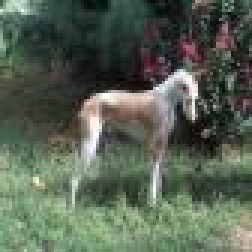
#> input picture Task4/dataset/n02091244/n0209124400000034.jpg, 84 x 84 px, given as the content of the folder splitted_dataset/train/, which was not available (shown 3 times larger)
$ python experiment.py
#> lines starting #> are read from the running program, lines starting #| are printed output that depends on the picture
### Workshop6/HW5_review/Solution_3/custom_transform.py
# inspired by https://kapernikov.com/tutorial-image-classification-with-scikit-learn/
# used code from this article


from skimage.feature import hog
from sklearn.base import BaseEstimator, TransformerMixin
import numpy as np


class HogTransformer(BaseEstimator, TransformerMixin):
    """
    Expects an array of 2d arrays (1 channel images)
    Calculates hog features for each img
    """

    def __init__(self, y=None, orientations=9,
                 pixels_per_cell=(8, 8),
                 cells_per_block=(3, 3), block_norm='L2-Hys'):
        self.y = y
        self.orientations = orientations
        self.pixels_per_cell = pixels_per_cell
        self.cells_per_block = cells_per_block
        self.block_norm = block_norm

    def fit(self, X, y=None):
        return self

    # [13 lines left out: function transform, not called in this run]

### Workshop6/HW5_review/Solution_3/experiment.py
import os
import pprint
pp = pprint.PrettyPrinter(indent=4)

from skimage.io import imread, imshow
import numpy as np
from sklearn.ensemble import RandomForestClassifier, AdaBoostClassifier
from sklearn.svm import SVC

from sklearn.utils import shuffle
from sklearn.pipeline import Pipeline
from sklearn.model_selection import GridSearchCV
from sklearn.metrics import confusion_matrix, precision_score, recall_score, f1_score, plot_confusion_matrix

import matplotlib.pyplot as plt

import custom_transform

from sklearn.linear_model import SGDClassifier
from sklearn.model_selection import cross_val_predict
from sklearn.preprocessing import StandardScaler
import skimage

TRAIN_DIR = "splitted_dataset/train/"
TEST_DIR = "splitted_dataset/test/"
VAL_DIR = "splitted_dataset/val/"

train_images = [TRAIN_DIR+i for i in os.listdir(TRAIN_DIR)]
val_images = [VAL_DIR+i for i in os.listdir(VAL_DIR)]
test_images =[TEST_DIR+i for i in os.listdir(TEST_DIR)]

classes = os.listdir("dataset/")
class_numbers = range(0,16)


def show_images(X, y, idx) :
  """
  Displays image with corresponding label using pyplot
  :param X: dataset with images
  :param y: dataset with labels
  :param idx: index of image to show
  :return:
  """
  image = X[idx]
  imshow(image)
  plt.title("This is a {}".format(y[idx]))
  plt.show()


def prep_data(images):
    """
     This function preprocesses input images. Firstly, it creates two arrays for images and labels, responsively.
    Then, it read images in the mentioned path, transform them to grayscale and put it to the array.
    Next, based on the image name, we create an appropriate label and store it in another array.
    After all, we return prepared dataset.
    :param images: path to the folder with images that will be processed
    :return: array with grayscale images and array with classes of this images
    """
    m = len(images)
    ROWS, COLS, CHANNELS = 84,84,3

    X = np.ndarray((m,ROWS,COLS))
    y = np.zeros((m,1))

    for i, img_file in enumerate(images):
        image = imread(img_file, as_gray=True)
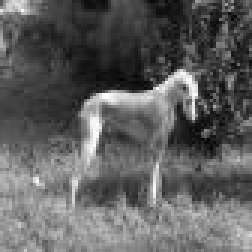
#> image: shape (84, 84) float64 (shown 3 times larger); min 0.0025, max 0.998, mean 0.374
        X[i,:] = image
        for idx, cls in enumerate(classes):
            if cls in img_file.lower():
                y[i,0] = class_numbers[idx]

    y = y.reshape(-1)

    return X, y

def prep_vectors(images):
    """
    Transfors images into feature vectors
    :param images: path to the folder with images that will be processed
    :return: return array with vectors and array with labels
    """
    m = len(images)
    ROWS, COLS, CHANNELS = 84,84,3

    X = np.ndarray((m,ROWS*COLS))
    y = np.zeros((m,1))

    for i, img_file in enumerate(images):
        image = imread(img_file, as_gray=True)
        image = image.reshape(-1)
        X[i,:] = image
        for idx, cls in enumerate(classes):
            if cls in img_file.lower():
                y[i,0] = class_numbers[idx]

    y = y.reshape(-1)

    return X, y

if __name__ == '__main__':
    x_train, y_train = prep_data(train_images)
    x_train, y_train = shuffle(x_train, y_train)

    x_val, y_val = prep_data(val_images)
    x_val, y_val = shuffle(x_val, y_val)

    x_test, y_test = prep_data(test_images)
    x_test, y_test = shuffle(x_test, y_test)

    hogify = custom_transform.HogTransformer(
        pixels_per_cell=(8, 8),
        cells_per_block=(2,2),
        orientations=9,
        block_norm='L2-Hys'
    )
    scalify = StandardScaler()

    HOG_pipeline = Pipeline([
        ('hogify', custom_transform.HogTransformer(
            pixels_per_cell=(8, 8),
            cells_per_block=(2,2),
            orientations=9,
            block_norm='L2-Hys')
        ),
        ('scalify', StandardScaler()),
        ('classify', SGDClassifier(random_state=42, max_iter=1000, tol=1e-3))
    ])

    param_grid = [
        {'hogify__orientations': [9],
        'hogify__cells_per_block': [(3, 3)],
        'hogify__pixels_per_cell': [(8, 8), (14, 14)]},
        {'hogify__orientations': [9],
         'hogify__cells_per_block': [(3, 3)],
         'hogify__pixels_per_cell': [(14, 14)],
         'classify': [
             SGDClassifier(random_state=42, max_iter=1000, tol=1e-3),
             SVC(kernel='linear'),
             SVC(kernel='rbf', gamma='auto'),
             RandomForestClassifier(),
             AdaBoostClassifier(n_estimators=50, learning_rate=1, random_state=0),
             AdaBoostClassifier(n_estimators=10, learning_rate=0.01, random_state=0),
         ]}
    ]

    grid_search = GridSearchCV(HOG_pipeline,
                               param_grid,
                               cv=3,
                               n_jobs=-1,
                               scoring='f1_weighted',
                               verbose=1,
                               return_train_score=True)

    grid_res = grid_search.fit(x_train, y_train)
#> (the run stopped early here; a loop or call above may not have finished)

$ run again, on Task4/dataset/n02138441/n0213844100000002.jpg
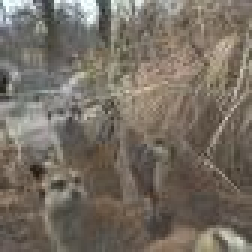
#> input picture Task4/dataset/n02138441/n0213844100000002.jpg, 84 x 84 px, given as the content of the folder splitted_dataset/train/, which was not available (shown 3 times larger)
#> in prep_data, `image = imread(img_file, as_gray=True)`:
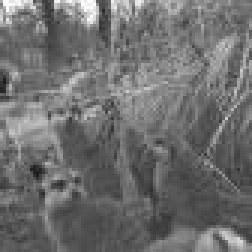
#> image: shape (84, 84) float64 (shown 3 times larger); min 0.109, max 0.994, mean 0.435
